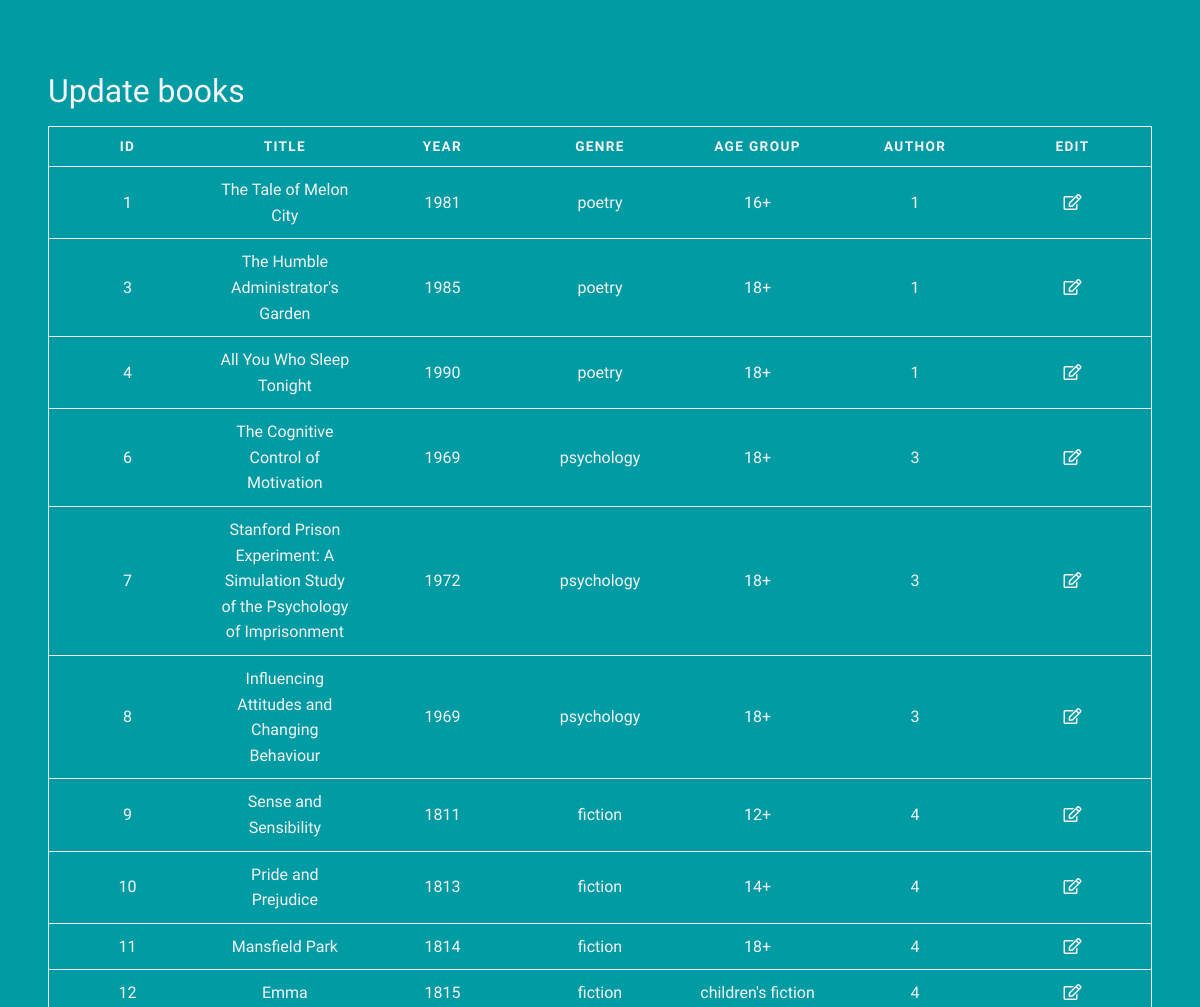
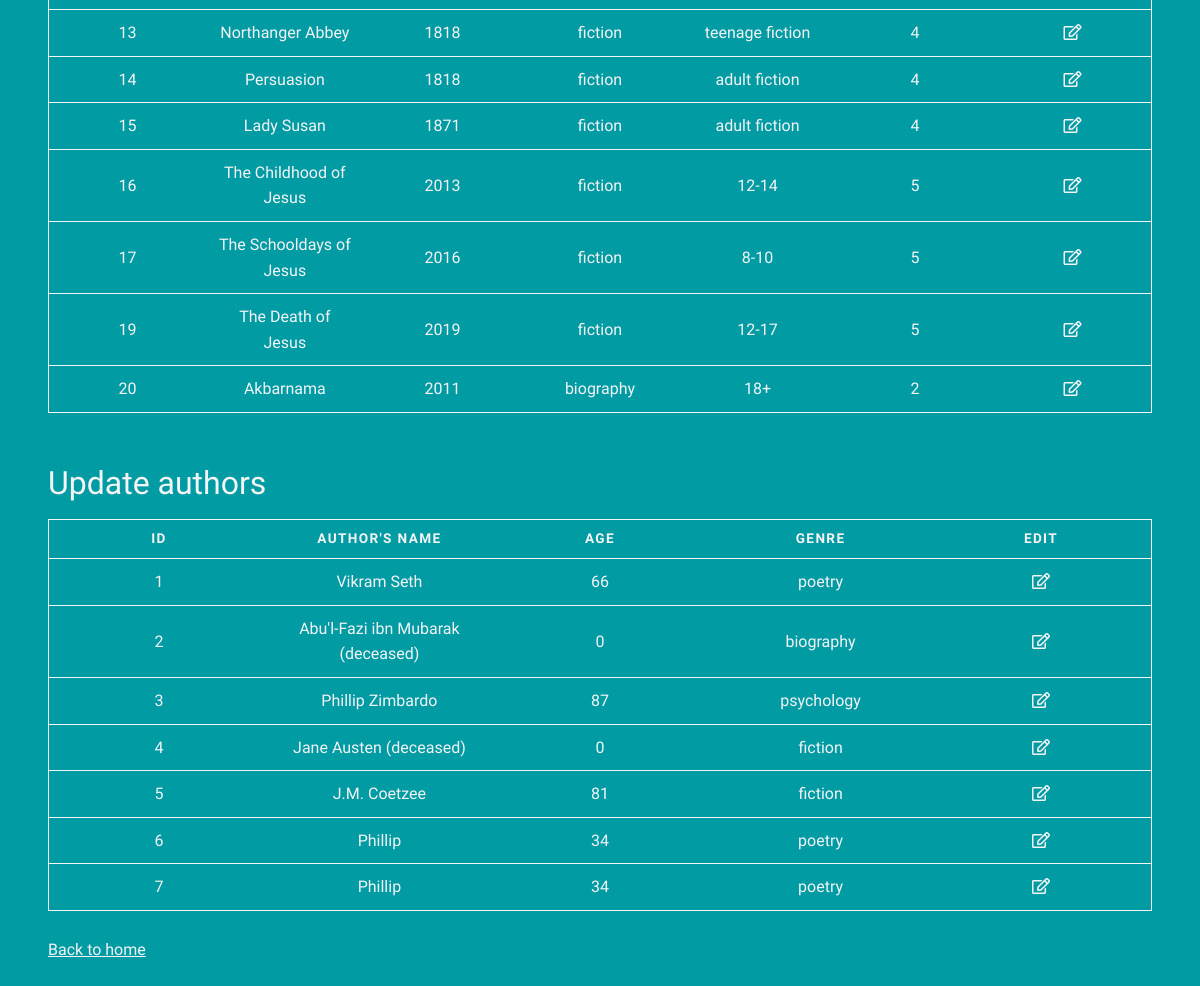
The app's page /admin/update.php (signed in) with its own data (2 pictures, top to bottom).
### tables this page shows
CREATE TABLE `books` (
  `bookId` int(11) NOT NULL,
  `bookTitle` varchar(100) NOT NULL,
  `year` int(4) NOT NULL,
  `genre` varchar(20) NOT NULL,
  `agegroup` varchar(50) DEFAULT NULL,
  `authorsId` int(11) NOT NULL
);

CREATE TABLE `authors` (
  `authorsId` int(11) NOT NULL,
  `authorName` varchar(100) NOT NULL,
  `age` int(3) DEFAULT NULL,
  `genre` varchar(50) DEFAULT NULL
);

### admin/common.php (called while the page is built, shortened)
<?php
function escape($html)
{
  return htmlspecialchars($html, ENT_QUOTES | ENT_SUBSTITUTE, "UTF-8");
}

### admin/update.php (the view, shortened to what this page needs)
<!DOCTYPE html>
<html lang="en">
<head>
  <link href="https://cdn.jsdelivr.net/npm/bootstrap@5.0.2/dist/css/bootstrap.min.css" rel="stylesheet">
  <link rel="stylesheet" href="../css/stylesheet.css">
  <link rel="stylesheet" href="https://use.fontawesome.com/releases/v5.13.0/css/all.css">
</head>
<?php
try {
  include 'config.php';
  include 'common.php';
  $connection = new PDO($dsn, $username, $password, $options);
  $sql = "SELECT * FROM books";
  $statement = $connection->prepare($sql);
  $statement->execute();
  $result = $statement->fetchAll();
} catch (PDOException $error) {
  echo $sql . "<br>" . $error->getMessage();
}
?>
<body>
  <div class="mx-auto p-5">
    <h2 class="mb-3">Update books</h2>
    <table>
      <thead>
        <tr>
          <th scope="col">Id</th>
          <th scope="col">Title</th>
          <th scope="col">Year</th>
          <th scope="col">Genre</th>
          <th scope="col">Age group</th>
          <th scope="col">Author</th>
          <th scope="col">Edit</th>
        </tr>
      </thead>
      <tbody>
        <?php foreach ($result as $row) : ?>
          <tr>
            <td data-label="Id:"><?php echo escape($row["bookId"]); ?></td>
            <td data-label="Title:"><?php echo escape($row["bookTitle"]); ?></td>
            <td data-label="Year:"><?php echo escape($row["year"]); ?></td>
            <td data-label="Genre:"><?php echo escape($row["genre"]); ?></td>
            <td data-label="Age group:"><?php echo escape($row["agegroup"]); ?></td>
            <td data-label="Author:"><?php echo escape($row["authorsId"]); ?></td>
            <td data-label="Edit:"><a href="update-single.php?id=<?php echo escape($row["bookId"]); ?>"><i class='far fa-edit'></i></a></td>
          </tr>
        <?php endforeach; ?>
      </tbody>
    </table>
    <br><br>
    <?php
    try {
      $sql = "SELECT * FROM authors";
      $statement = $connection->prepare($sql);
      $statement->execute();
      $result = $statement->fetchAll();
    } catch (PDOException $error) {
      echo $sql . "<br>" . $error->getMessage();
    }
    ?>
    <h2 class="mb-3">Update authors</h2>
    <table>
      <thead>
        <tr>
          <th scope="col">Id</th>
          <th scope="col">Author's Name</th>
          <th scope="col">Age</th>
          <th scope="col">Genre</th>
          <th scope="col">Edit</th>
        </tr>
      </thead>
      <tbody>
        <?php foreach ($result as $row) : ?>
          <tr>
            <td data-label="Id:"><?php echo escape($row["authorsId"]); ?></td>
            <td data-label="Author:"><?php echo escape($row["authorName"]); ?></td>
            <td data-label="Age:"><?php echo escape($row["age"]); ?></td>
            <td data-label="Genre:"><?php echo escape($row["genre"]); ?></td>
            <td data-label="Edit:"><a href="update-single-author.php?id=<?php echo escape($row["authorsId"]); ?>"><i class='far fa-edit'></i></a></td>
          </tr>
        <?php endforeach; ?>
      </tbody>
    </table>
    <br>
    <a href="../searchbooks.php?userType=admin">Back to home</a>
  </div>
  <?php include_once "../footer.php"; ?>

### css/stylesheet.css (style rules this page uses)
html { box-sizing: border-box; }
*, *::before, *::after { box-sizing: inherit; -webkit-font-smoothing: antialiased; -moz-osx-font-smoothing: grayscale; line-height: 1.6; scroll-behavior: smooth; }
h1, h2, h3, h4, h5 { line-height: 1.2; }
body { color: #F4F4F6; background-color: #009BA3; font-family: 'Zen Antique Soft', serif; margin-top: 0; }
a { color: #F4F4F6; }
table { border: 1px solid; border-collapse: collapse; margin: 0; padding: 0; table-layout: fixed; width: 100%; }
table tr { border: 1px solid; padding: .35em; }
table th, table td { padding: .625em; text-align: center; }
table th { font-size: .85em; letter-spacing: .1em; text-transform: uppercase; }

### records on screen
books: bookId "1", bookTitle "The Tale of Melon City", year "1981", genre "poetry", agegroup "16+", authorsId "1"
books: bookId "3", bookTitle "The Humble Administrator's Garden", year "1985", genre "poetry", agegroup "18+", authorsId "1"
books: bookId "4", bookTitle "All You Who Sleep Tonight", year "1990", genre "poetry", agegroup "18+", authorsId "1"
books: bookId "6", bookTitle "The Cognitive Control of Motivation", year "1969", genre "psychology", agegroup "18+", authorsId "3"
books: bookId "7", bookTitle "Stanford Prison Experiment: A Simulation Study of the Psychology of Imprisonment", year "1972", genre "psychology", agegroup "18+", authorsId "3"
books: bookId "8", bookTitle "Influencing Attitudes and Changing Behaviour", year "1969", genre "psychology", agegroup "18+", authorsId "3"
books: bookId "9", bookTitle "Sense and Sensibility", year "1811", genre "fiction", agegroup "12+", authorsId "4"
books: bookId "10", bookTitle "Pride and Prejudice", year "1813", genre "fiction", agegroup "14+", authorsId "4"
books: bookId "11", bookTitle "Mansfield Park", year "1814", genre "fiction", agegroup "18+", authorsId "4"
books: bookId "12", bookTitle "Emma", year "1815", genre "fiction", agegroup "children's fiction", authorsId "4"
books: bookId "13", bookTitle "Northanger Abbey", year "1818", genre "fiction", agegroup "teenage fiction", authorsId "4"
books: bookId "14", bookTitle "Persuasion", year "1818", genre "fiction", agegroup "adult fiction", authorsId "4"
books: bookId "15", bookTitle "Lady Susan", year "1871", genre "fiction", agegroup "adult fiction", authorsId "4"
books: bookId "16", bookTitle "The Childhood of Jesus", year "2013", genre "fiction", agegroup "12-14", authorsId "5"
books: bookId "17", bookTitle "The Schooldays of Jesus", year "2016", genre "fiction", agegroup "8-10", authorsId "5"
books: bookId "19", bookTitle "The Death of Jesus", year "2019", genre "fiction", agegroup "12-17", authorsId "5"
books: bookId "20", bookTitle "Akbarnama", year "2011", genre "biography", agegroup "18+", authorsId "2"
authors: authorsId "1", authorName "Vikram Seth", age "66", genre "poetry"
authors: authorsId "2", authorName "Abu'l-Fazi ibn Mubarak (deceased)", age "0", genre "biography"
authors: authorsId "3", authorName "Phillip Zimbardo", age "87", genre "psychology"
authors: authorsId "4", authorName "Jane Austen (deceased)", age "0", genre "fiction"
authors: authorsId "5", authorName "J.M. Coetzee", age "81", genre "fiction"
authors: authorsId "6", authorName "Phillip", age "34", genre "poetry"
authors: authorsId "7", authorName "Phillip", age "34", genre "poetry"
